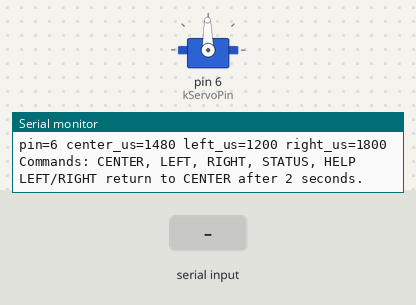
Simulated run of this program. Board: Teensy 4. Shown: servo, the last lines printed to the serial monitor. The test bench sets the inputs (shaded band).

Above: at 1.2 s.
1.3 s: "LEFT\n" received over Serial
At 2.4 s:
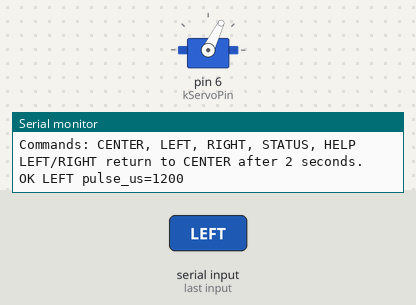
4.3 s: "RIGHT\n" received over Serial
At 4.7 s:
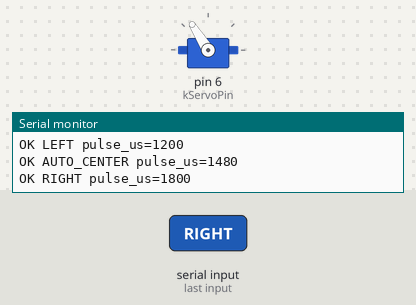
Timing chart, 0 to 7.8 s (numbered marks = the images above; inputs shaded):
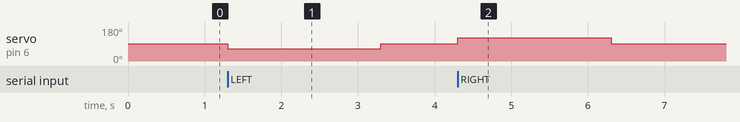

The program:

main.cpp
```cpp
#include <Arduino.h>
#include <Servo.h>

// Temporary, unloaded steering-servo bench test.
// Servo signal: Teensy pin 6
// Initial test range: 1430--1530 us around the historical 1480 us center.

namespace {

constexpr uint8_t kServoPin = 6;
constexpr int kCenterPulseUs = 1480;
constexpr int kLeftPulseUs = 1200;
constexpr int kRightPulseUs = 1800;
constexpr uint32_t kCommandTimeoutMs = 2000;

Servo steering_servo;
uint32_t last_command_ms = 0;
bool command_active = false;
String command_buffer;

void commandPulse(const int pulse_us, const char* name) {
  steering_servo.writeMicroseconds(pulse_us);
  last_command_ms = millis();
  command_active = pulse_us != kCenterPulseUs;

  Serial.print("OK ");
  Serial.print(name);
  Serial.print(" pulse_us=");
  Serial.println(pulse_us);
}

void printHelp() {
  Serial.println("Commands: CENTER, LEFT, RIGHT, STATUS, HELP");
  Serial.println("LEFT/RIGHT return to CENTER after 2 seconds.");
}

void handleCommand(String command) {
  command.trim();
  command.toUpperCase();

  if (command == "CENTER") {
    commandPulse(kCenterPulseUs, "CENTER");
  } else if (command == "LEFT") {
    commandPulse(kLeftPulseUs, "LEFT");
  } else if (command == "RIGHT") {
    commandPulse(kRightPulseUs, "RIGHT");
  } else if (command == "STATUS") {
    Serial.print("STATUS pin=");
    Serial.print(kServoPin);
    Serial.print(" pulse_us=");
    Serial.println(steering_servo.readMicroseconds());
  } else if (command == "HELP" || command.length() == 0) {
    printHelp();
  } else {
    Serial.println("ERR unknown command");
    printHelp();
  }
}

void pollSerial() {
  while (Serial.available() > 0) {
    const char incoming = static_cast<char>(Serial.read());

    if (incoming == '\n') {
      handleCommand(command_buffer);
      command_buffer = "";
    } else if (incoming != '\r') {
      command_buffer += incoming;
    }
  }
}

}  // namespace

void setup() {
  Serial.begin(115200);

  // attach() initializes the Servo library at its default 1500 us, so command
  // the truck's calibrated center immediately after attaching the output pin.
  steering_servo.attach(kServoPin);
  steering_servo.writeMicroseconds(kCenterPulseUs);

  const uint32_t serial_wait_start = millis();
  while (!Serial && millis() - serial_wait_start < 3000) {
  }

  Serial.println("STEERING SERVO TEST READY");
  Serial.print("pin=6 center_us=");
  Serial.print(kCenterPulseUs);
  Serial.print(" left_us=");
  Serial.print(kLeftPulseUs);
  Serial.print(" right_us=");
  Serial.println(kRightPulseUs);
  printHelp();
}

void loop() {
  pollSerial();

  if (command_active && millis() - last_command_ms >= kCommandTimeoutMs) {
    commandPulse(kCenterPulseUs, "AUTO_CENTER");
  }
}
```

Measured:
- after the input at 1.3 s, servo on pin 6 (kServoPin): 91° → 64° at once, → 91° 2.0 s later
- after the input at 4.3 s, servo on pin 6 (kServoPin): 91° → 122° at once, → 91° 2.0 s later
